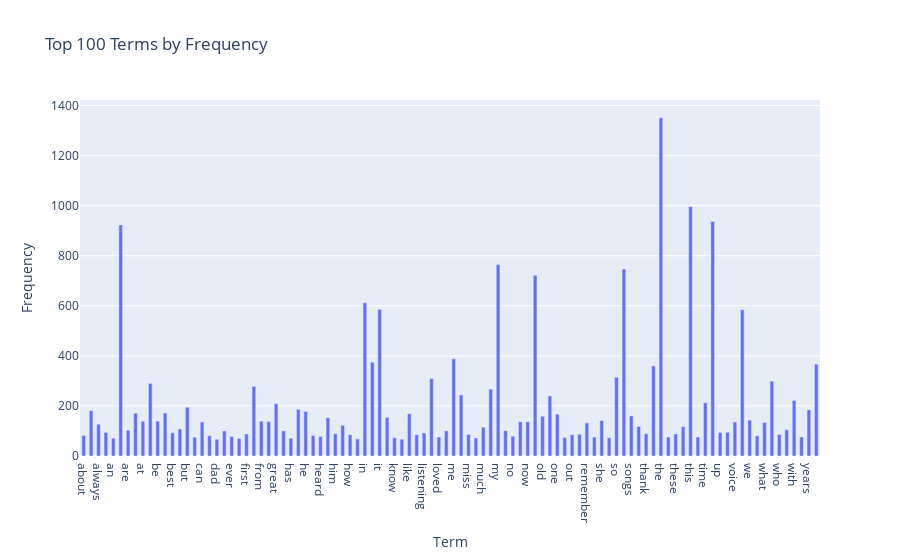

Notebook source saved alongside this figure:
### Markdown cell above
Exercise 13

### Code cell
import plotly.express as px
freq = 100

# 計算每個詞的出現總頻率
term_frequencies = np.asarray(df_counts.sum(axis=0))[0]

# 創建詞頻的 DataFrame
X = pd.DataFrame({'Term': count_vect.get_feature_names_out()[0:], 'Frequency': term_frequencies[0:]})

X['Top'] = X['Frequency'].rank(method='min', ascending=False) <= freq
df_top = X[X['Top']]


# 使用 Plotly 繪製條形圖
fig = px.bar(df_top, x='Term', y='Frequency', title=f"Top {freq} Terms by Frequency")
fig.update_traces(width=0.5)
fig.show()

### Figure 1 — Plotly figure (JSON) as saved in the notebook; plotly's stock layout.template omitted (floating-point values rounded to 4 significant figures)
{"data": [{"alignmentgroup": "True", "hovertemplate": "Term=%{x}<br>Frequency=%{y}<extra></extra>", "legendgroup": "", "marker": {"color": "#636efa", "pattern": {"shape": ""}}, "name": "", "offsetgroup": "", "orientation": "v", "showlegend": false, "textposition": "auto", "type": "bar", "width": 0.5, "x": ["about", "all", "always", "am", "an", "and", "are", "as", "at", "back", "be", "beautiful", "best", "brings", "but", "by", "can", "childhood", "dad", "days", "ever", "every", "first", "for", "from", "good", "great", "had", "has", "have", "he", "hear", "heard", "her", "him", "his", "how", "if", "in", "is", "it", "just", "know", "life", "like", "listen", "listening", "love", "loved", "many", "me", "memories", "miss", "more", "much", "music", "my", "never", "no", "not", "now", "of", "old", "on", "one", "only", "out", "really", "remember", "reminds", "she", "sing", "so", "song", "songs", "still", "thank", "that", "the", "there", "these", "they", "this", "those", "time", "to", "up", "very", "voice", "was", "we", "were", "what", "when", "who", "will", "with", "would", "years", "you"], "xaxis": "x", "y": [82, 181, 127, 94, 71, 923, 103, 171, 139, 290, 139, 172, 93, 108, 195, 75, 136, 81, 67, 100, 78, 70, 88, 278, 139, 138, 209, 100, 71, 186, 178, 82, 78, 153, 89, 123, 85, 68, 612, 375, 586, 154, 73, 67, 169, 85, 92, 309, 76, 100, 388, 244, 86, 72, 115, 267, 765, 101, 79, 137, 137, 722, 159, 240, 167, 74, 85, 87, 132, 76, 142, 73, 315, 747, 160, 118, 89, 360, 1351, 76, 88, 117, 996, 76, 213, 937, 94, 95, 136, 584, 143, 81, 134, 299, 86, 105, 222, 76, 184, 367], "yaxis": "y"}], "layout": {"barmode": "relative", "legend": {"tracegroupgap": 0}, "title": {"text": "Top 100 Terms by Frequency"}, "xaxis": {"anchor": "y", "domain": [0, 1], "title": {"text": "Term"}}, "yaxis": {"anchor": "x", "domain": [0, 1], "title": {"text": "Frequency"}}}}
